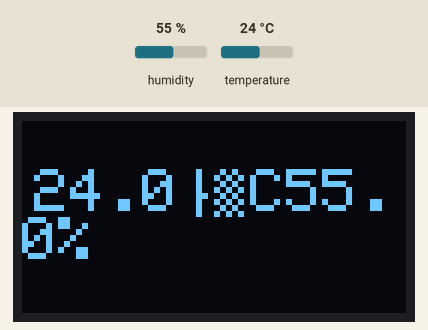
Bench run of a sketch on a simulated Arduino Uno, built with avr-gcc and run on an emulated ATmega328P. Shown: 128×64 one-colour display. The test bench sets the inputs (shaded band); at power-on: temperature 24 °C, humidity 55 %. What the sketch prints to the serial monitor is not drawn.

Above: at 3.2 s.
3.3 s: temperature set to 12 °C
At 4.7 s:
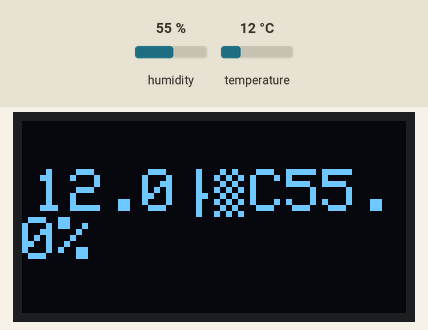
6.0 s: humidity set to 22 %
At 7.1 s:
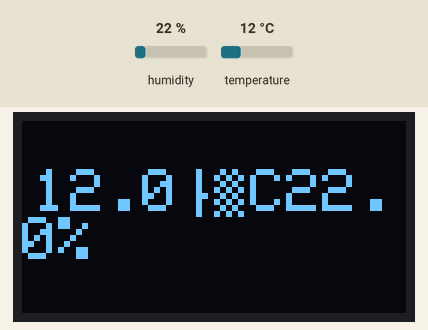
8.7 s: temperature set to 28 °C
At 11.4 s:
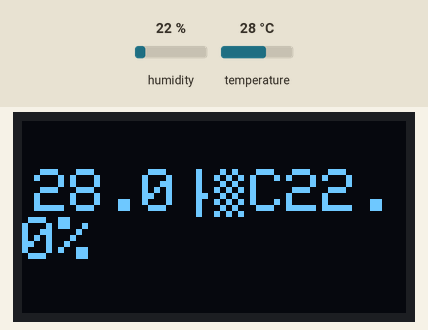
11.7 s: temperature set to 41 °C
At 12.7 s:
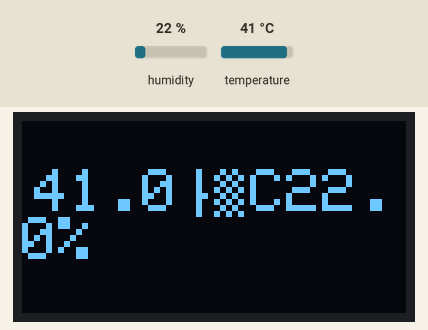
14.4 s: temperature set to 33 °C
At 17.0 s:
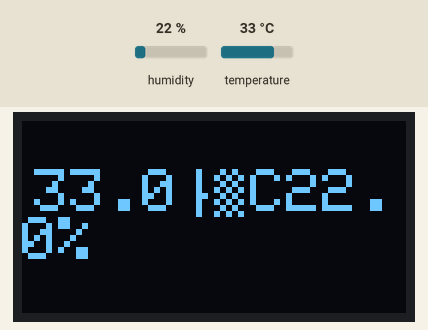
17.8 s: humidity set to 68 %
At 19.4 s:
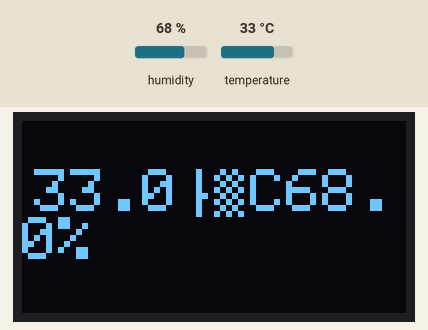
Timing chart, 0 to 20.9 s (numbered marks = the images above; inputs shaded):
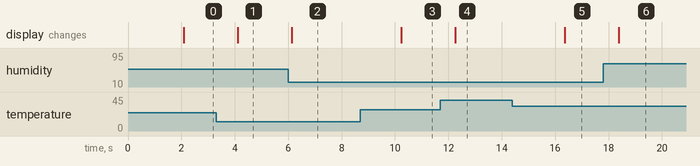

The sketch:

tem-with-oled.ino
```cpp
#include <Wire.h>
#include <Adafruit_GFX.h>
#include <Adafruit_SSD1306.h>
#include <DHT.h>

#define SCREEN_WIDTH 128 // OLED display width,  in pixels
#define SCREEN_HEIGHT 64 // OLED display height, in pixels

#define DHTPIN 2 // pin connected to DHT11 sensor
#define DHTTYPE DHT11

Adafruit_SSD1306 oled(SCREEN_WIDTH, SCREEN_HEIGHT, &Wire, -1); // create SSD1306 display object connected to I2C
DHT dht(DHTPIN, DHTTYPE);

String displayString;

void setup() {
  Serial.begin(9600);

  // initialize OLED display with address 0x3C for 128x64
  if (!oled.begin(SSD1306_SWITCHCAPVCC, 0x3C)) {
    Serial.println(F("SSD1306 allocation failed"));
    while (true);
  }

  delay(2000);         // wait for initializing
  oled.clearDisplay(); // clear display

  oled.setTextSize(2);      // text size
  oled.setTextColor(WHITE); // text color
  oled.setCursor(0, 10);    // position to display

  dht.begin();              // initialize DHT11 the temperature and humidity sensor

  displayString.reserve(10); // to avoid fragmenting memory when using String
}

void loop() {
  float humi  = dht.readHumidity();    // read humidity
  float tempC = dht.readTemperature(); // read temperature

  // check if any reads failed
  if (isnan(humi) || isnan(tempC)) {
    displayString = "Failed";
  } else {
    displayString  = String(tempC, 1); // one decimal places
    displayString += "°C";
    displayString += String(humi, 1); // one decimal places
    displayString += "%";
  }

  Serial.println(displayString);    // print the temperature in Celsius to Serial Monitor
  oledDisplayCenter(displayString); // display temperature and humidity on OLED
}

void oledDisplayCenter(String text) {
  int16_t x1;
  int16_t y1;
  uint16_t width;
  uint16_t height;

  oled.getTextBounds(text, 0, 0, &x1, &y1, &width, &height);

  // display on horizontal and vertical center
  oled.clearDisplay(); // clear display
  oled.setCursor((SCREEN_WIDTH - width) / 2, (SCREEN_HEIGHT - height) / 2);
  oled.println(text); // text to display
  oled.display();
}
```

Measured:
- after the input at 3.3 s, the display: changes after 0.81 s (image 1)
- after the input at 6.0 s, the display: changes after 0.13 s (image 2)
- after the input at 8.7 s, the display: changes after 1.5 s (image 3)
- after the input at 11.7 s, the display: changes after 0.55 s (image 4)
- after the input at 14.4 s, the display: changes after 2.0 s (image 5)
- after the input at 17.8 s, the display: changes after 0.58 s (image 6)
